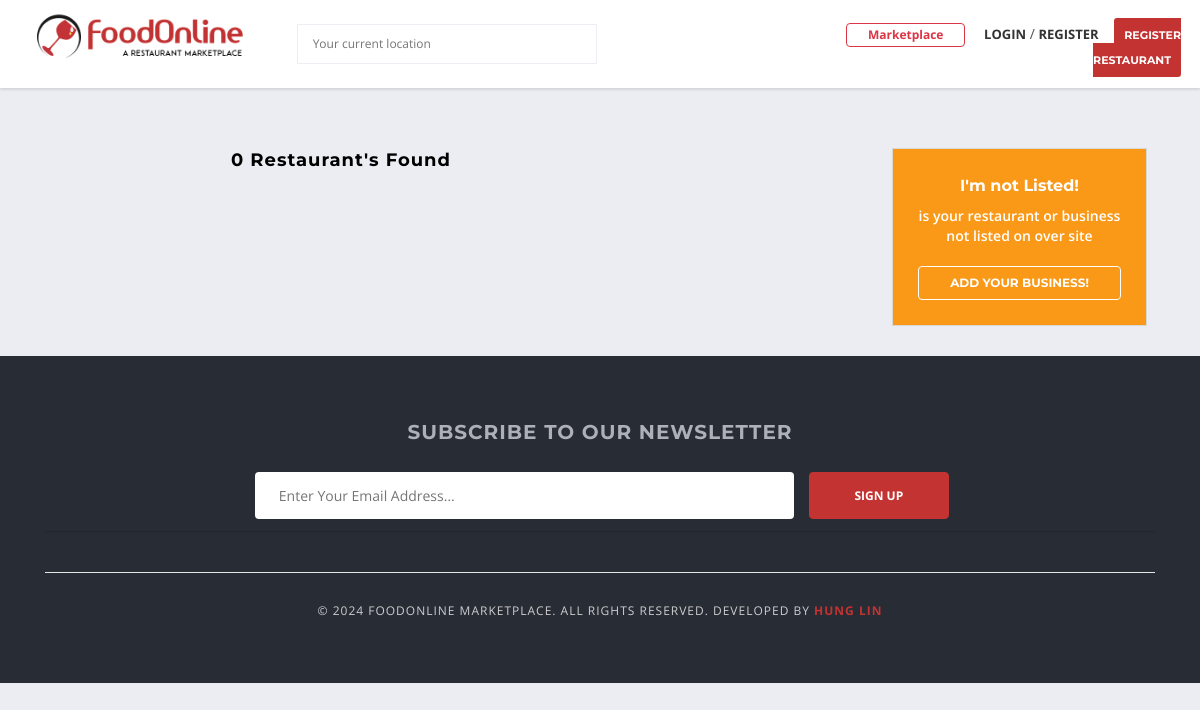
The page /marketplace/ on the database as committed earlier.
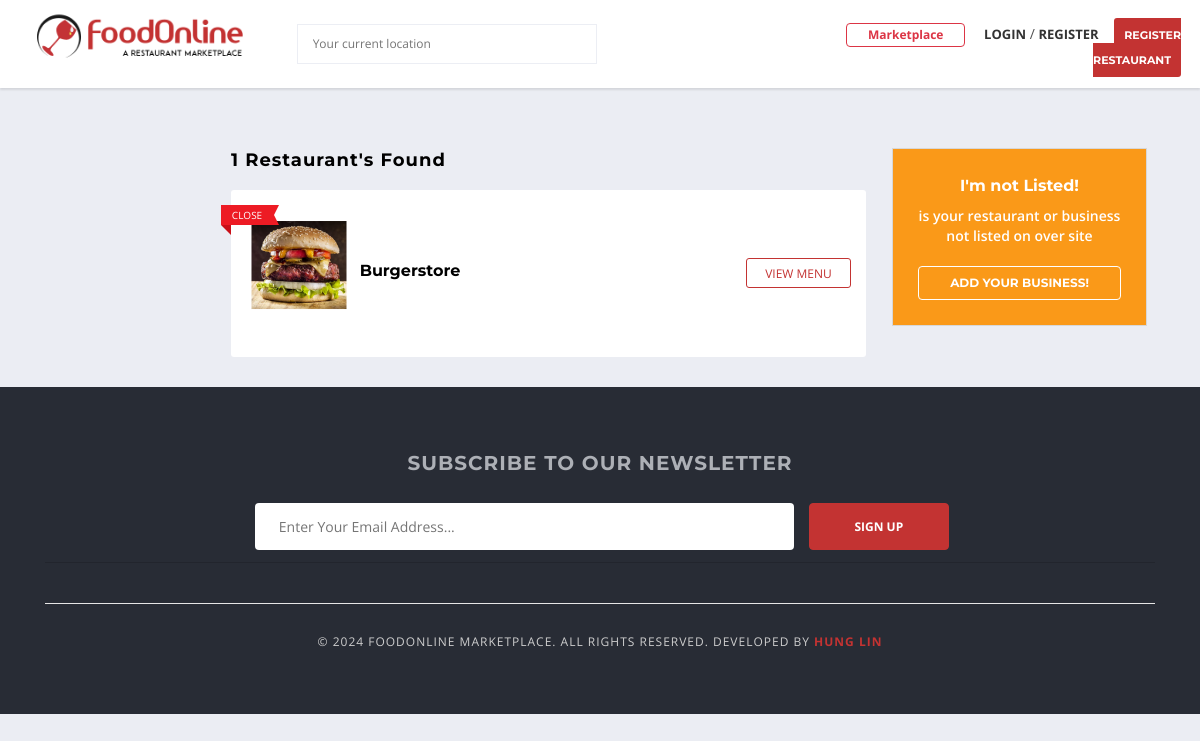
The same page on the database as committed later.
### vendor/models.py (models this page shows, shortened)
class Vendor(models.Model):
    user = models.OneToOneField(User, on_delete=models.CASCADE, related_name="vendor")
    user_profile = models.OneToOneField(UserProfile, on_delete=models.CASCADE, related_name="vendor")
    vendor_name = models.CharField(max_length=50)
    vendor_slug = models.SlugField(max_length=100, unique=True,null=True)
    vendor_license = models.ImageField(upload_to="vendor/license")
    is_approved = models.BooleanField(default=False)
    created_at = models.DateTimeField(auto_now_add=True,null=True)
    modfied_at = models.DateTimeField(auto_now=True)
    def is_open(self):
        today_date = date.today()
        today = today_date.isoweekday()
        current_opening_hours = OpeningHour.objects.filter(vendor=self, day=today)
        now = datetime.now()
        current_time = now.strftime("%H:%M:%S")
        is_open = None
        return is_open

### marketplace/views.py (the view)
# urls.py: path("marketplace/", include("marketplace.urls")),
def marketplace(request):
    vendors = Vendor.objects.filter(is_approved=True, user__is_active=True)
    vendor_count = vendors.count()
    context = {
        "vendors": vendors,
        "vendor_count": vendor_count,
    }
    return render(request, "marketplace/listings.html", context)

### accounts/context_processors.py (called while the page is built)
def get_vendor(request):
    try:
        vendor = Vendor.objects.get(user=request.user)
    except:
        vendor = None
    return dict(vendor=vendor)

def get_user_profile(request):
    try:
        user_profile = UserProfile.objects.get(user=request.user)
    except:
        user_profile = None
    return dict(user_profile=user_profile)

### templates/marketplace/listings.html (shortened to what this page needs)
{% extends "base.html" %}
{% load static %}
{% block content %}
<div class="main-section">
  <div
    class="page-section nopadding cs-nomargin"
    style="
      margin-top: 0px;
      padding-top: 60px;
      padding-bottom: 10px;
      margin-bottom: 0px;
    "
  >
    <div class="container">
      <div class="row">
        <div class="col-lg-12 col-md-12 col-sm-12 col-xs-12">
          <div class="row">
            <aside class="col-lg-2 col-md-2 col-sm-12 col-xs-12"></aside>
            <div class="col-lg-7 col-md-7 col-sm-12 col-xs-12">
              <div class="listing-sorting-holder">
                <div class="row">
                  <div class="col-lg-12 col-md-12 col-sm-12 col-xs-12">
                    <h4>{{ vendor_count }} Restaurant's found</h4>
                  </div>
                </div>
              </div>
              <div class="listing simple">
                <ul>
                  {% for vendor in vendors %}
                  <li style="line-height: 15px;">
                    <div class="img-holder">
                      <figure>
                        <a href="#">
                        {% if vendor.user_profile.profile_picture %}
                          <img
                            src="{{ vendor.user_profile.profile_picture.url }}"
                            class="img-list wp-post-image"
                            alt=""
                          />
                        {% else %}
                          <img
                            src="{% static 'images/default-profile.png' %}"
                            class="img-list wp-post-image"
                            alt=""
                          />
                        {% endif %}
                        </a>
                      </figure>
                      {% if vendor.is_open %}
                      <span class="restaurant-status open"
                        ><em class="bookmarkRibbon"></em>Open</span
                      >
                      {% else %}
                      <span class="restaurant-status close"
                        ><em class="bookmarkRibbon"></em>Close</span
                      >
                      {% endif %}
                    </div>
                    <div class="text-holder">
                      <div class="post-title">
                        <h5>
                          <a href="{% url 'marketplace:vendor_detail' vendor.vendor_slug %}">{{ vendor.vendor_name }}</a>
                        </h5>
                      </div>
                    </div>
                    <div class="list-option">
                      <a href="{% url 'marketplace:vendor_detail' vendor.vendor_slug %}" class="viewmenu-btn text-color">View Menu</a>
                    </div>
                  </li>
                  {% endfor %}
                </ul>
              </div>
            </div>
            <div class="section-sidebar col-lg-3 col-md-3 col-sm-12 col-xs-12">
              <div class="message-box" style="background-color: #fa9918">
                <strong>I'm not Listed!</strong
                ><span
                  >is your restaurant or business not listed on over site</span
                >
                <a href="{% url 'accounts:registerVendor' %}" class="request-btn">Add Your business!</a>
              </div>
            </div>
          </div>
        </div>
      </div>
    </div>
  </div>
</div>
{% endblock %}

Rows that differ between the two databases and show on the page:
added Vendor: shows "CLOSE", vendor_name "Burgerstore"
Other text that changed with them:
{{ vendor_count }}: "0" → "1"
